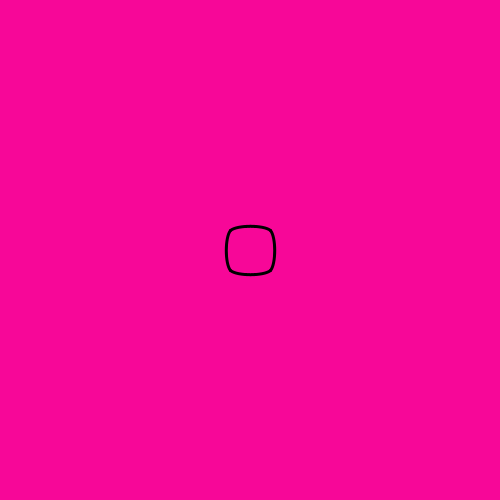
Frame 1 (no input)
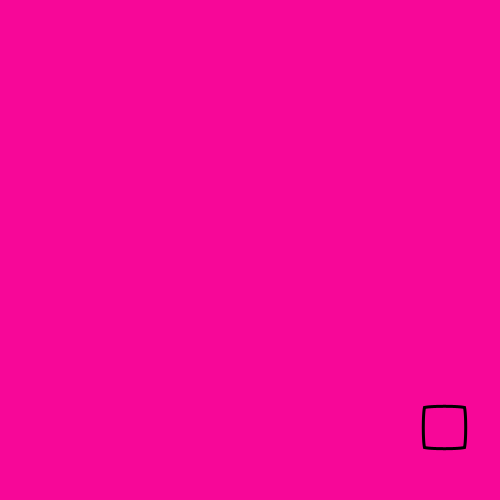
Frame 60 (the mouse pressed at the canvas centre just before this capture)
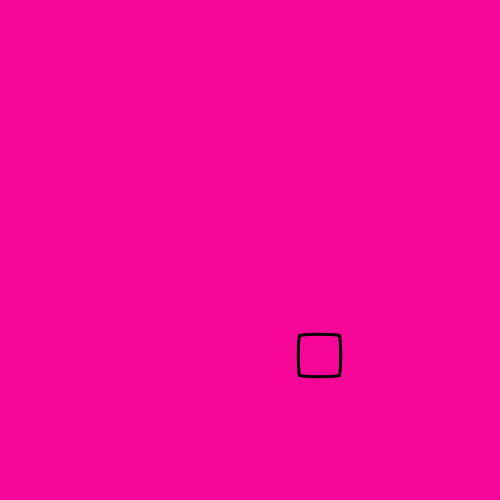
Frame 120 (the mouse held since frame 60 and released just before this capture)

The Processing sketch that drew these frames (run headless with seeded random() and noise(); from frame 60 on, the mouse is pressed at the canvas centre):

// Processing sketch: square_transform
// ── square_transform.pde
float x, y, dx, dy;  //x,y and respective speeds
float a = 0, t = 0;  //angle and timer
float r = 20, arad;  //radius and angle in radians
float t_r =20;
PVector[] v = new PVector[4]; 
final float s2 = (sqrt(2));
void setup(){
  size(500,500);
  x = width/2;
  y = height/2;
  scale(2);
  for(int i = 0;i<v.length; i++)
  v[i] = new PVector();
  dx = 3.3;  //3*random(0.9,1.1);  
  dy = 3;  //3*random(0.9,1.1);
}
void draw(){
  background(#F70798);
  a += (a <= 360)? 1: -360;
  arad = radians(a);
  t_r = r+abs(-3*s2*cos(arad))/2;
  v[0].x = x-r/2*s2+s2*r*sin(arad);   v[0].y = y-r/2*s2+s2*r*sin(arad);
  v[1].x = x+r;             v[1].y = y+r;
  v[2].x = x-r;             v[2].y = y-r;
  v[3].x = x+r/2*s2-s2*r*sin(arad);   v[3].y = y+r/2*s2-s2*r*sin(arad);
  stroke(0);  strokeWeight(3);  noFill();
  curve(v[0].x,v[1].y,v[1].x,v[1].y,v[1].x,v[2].y,v[0].x,v[2].y);//right
  curve(v[2].x,v[0].y,v[2].x,v[1].y,v[1].x,v[1].y,v[1].x,v[0].y);//bottom
  curve(v[2].x,v[3].y,v[2].x,v[2].y,v[1].x,v[2].y,v[1].x,v[3].y);//top
  curve(v[3].x,v[1].y,v[2].x,v[1].y,v[2].x,v[2].y,v[3].x,v[2].y);//left
  stroke(#46E345);
  //point(x+t_r,y);point(x-t_r,y);point(x,y+t_r);point(x,y-t_r);
  /*for (int i = 0;i<v.length;i++){
    for (int m = 0;m<v.length;m++){
      stroke(map(i,0,v.length,0,255),map(m,0,v.length,0,255),120);
      fill(map(i,0,v.length,0,255) , map(m,0,v.length,0,255),120);  
      text("i="+i,30+abs(i)*30,30);  text("m="+m,30+abs(m)*30,60);
      point(v[i].x,v[m].y);  text(i+":"+m,v[i].x,v[m].y);
    }
  }*/
  if (x+t_r>= width || x-t_r<=0){
    dx *= -1;  //x = (x+t_r>= width || x-t_r<=0)? width-1 : 1;
  }  
  if (y+t_r>= height || y-t_r<=0){
    dy *= -1;  //y = (y+t_r>= height || y-t_r<=0)? height-1 : 1;
    
  }
  x+=dx;  y+=dy;
  //text(a,width/2,height/2);
}
